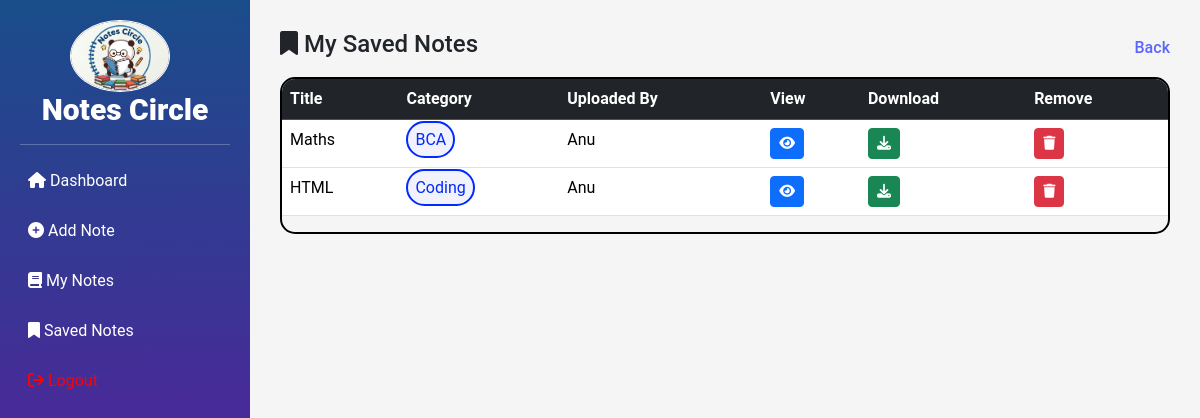
Page /notescircle/user/saved_notes.php (signed in) on the committed database.
### tables this page shows
CREATE TABLE `notes` (
  `note_id` int(11) NOT NULL,
  `user_id` int(11) NOT NULL,
  `title` varchar(255) NOT NULL,
  `content` text NOT NULL,
  `created_at` timestamp NOT NULL DEFAULT current_timestamp(),
  `updated_at` timestamp NOT NULL DEFAULT current_timestamp(),
  `file_name` varchar(255) DEFAULT NULL,
  `category` varchar(100) NOT NULL,
  `cover_image` varchar(255) DEFAULT NULL,
  `tags` varchar(255) DEFAULT NULL,
  `downloads` int(11) DEFAULT 0,
  `status` varchar(20) DEFAULT 'active'
);

CREATE TABLE `users` (
  `id` int(11) NOT NULL,
  `name` varchar(100) NOT NULL,
  `email` varchar(100) NOT NULL,
  `password` varchar(255) NOT NULL,
  `created_at` timestamp NOT NULL DEFAULT current_timestamp() ON UPDATE current_timestamp(),
  `profile_photo` varchar(255) DEFAULT NULL
);

### notescircle/user/saved_notes.php (the view, shortened to what this page needs)
<?php
include("../config/db.php");
$user_id = $_SESSION['user_id'];
$sql = "SELECT notes.*, users.name
        FROM save_notes
        JOIN notes ON save_notes.note_id = notes.note_id
        JOIN users ON notes.user_id = users.id
        WHERE save_notes.user_id = ?
        ORDER BY save_notes.saved_at DESC";
$stmt = $conn->prepare($sql);
$stmt->bind_param("i", $user_id);
$stmt->execute();
$result = $stmt->get_result();
?>
<!DOCTYPE html>
<html>
<head>
    <link rel="stylesheet" href="https://cdn.jsdelivr.net/npm/bootstrap@5.3.2/dist/css/bootstrap.min.css">
    <link rel="stylesheet" href="https://cdnjs.cloudflare.com/ajax/libs/font-awesome/6.5.1/css/all.min.css">
    <link rel="stylesheet" href="../css/user.css">
</head>
<body>
    <div class="dashboard-wrapper">
        <div class="sidebar" id="sidebar">
            <div class="logo-box">
                <img src="../uploads/logo.jpeg" class="logo">
                <h4 class="site-name">Notes Circle</h4>
            </div>
            <hr>
            <ul class="menu">
                <li><a href="dashboard.php"><i class="fa fa-home"></i> Dashboard</a></li>
                <li><a href="add_notes.php"><i class="fa-solid fa-circle-plus"></i> Add Note</a></li>
                <li><a href="my_notes.php"><i class="fa fa-book"></i> My Notes</a></li>
                <li><a href="saved_notes.php"><i class="fa fa-bookmark"></i> Saved Notes</a></li>
                <li><a href="logout.php" style="color:red;"><i class="fa fa-sign-out"></i> Logout</a></li>
            </ul>
        </div>
        <div class="main-content">
            <div class="section-header">
                <h4><i class="fa-solid fa-bookmark"></i> My Saved Notes</h4>
                <a href="dashboard.php" class="view-all">Back</a>
            </div>
            <div class="table-responsive">
                <table class="table table-hover">
                    <thead class="table-dark">
                        <tr>
                            <th>Title</th>
                            <th>Category</th>
                            <th>Uploaded By</th>
                            <th>View</th>
                            <th>Download</th>
                            <th>Remove</th>
                        </tr>
                    </thead>
                    <tbody>
                        <?php while ($row = $result->fetch_assoc()) { ?>
                            <tr>
                                <td><?php echo htmlspecialchars($row['title']); ?></td>
                                <td>
                                    <span class="category-file">
                                        <?php echo htmlspecialchars($row['category']); ?>
                                    </span>
                                </td>
                                <td><?php echo htmlspecialchars($row['name']); ?></td>
                                <td>
                                    <a href="../uploads/<?php echo htmlspecialchars($row['file_name']); ?>" target="_blank"
                                        class="btn btn-primary btn-sm">
                                        <i class="fa-solid fa-eye"></i>
                                    </a>
                                </td>
                                <td>
                                    <a href="download.php?id=<?php echo $row['note_id']; ?>" class="btn btn-success btn-sm">
                                        <i class="fa-solid fa-download"></i>
                                    </a>
                                </td>
                                <td>
                                    <a href="remove_saved.php?id=<?php echo $row['note_id']; ?>"
                                        onclick="return confirm('Remove this saved note?')" class="btn btn-danger btn-sm">
                                        <i class="fa-solid fa-trash"></i>
                                    </a>
                                </td>
                            </tr>
                        <?php } ?>
                    </tbody>
                </table>
            </div>
        </div>
    </div>
</body>
</html>

### notescircle/css/user.css (style rules this page uses)
body { background: whitesmoke; font-family: "Roboto", sans-serif; margin: 0; }
.dashboard-wrapper { display: flex; }
.sidebar { width: 250px; background: #194d8a; background: linear-gradient( 179deg, rgba(25, 77, 138, 1) 0%, rgba(116, 10, 166, 1) 100% ); color: white; min-height: 100vh; padding: 20px; }
.logo-box { text-align: center; margin-bottom: 15px; }
.logo { width: 100px; border-radius: 50%; border: 1px solid rgb(255, 255, 255); }
.site-name { font-size: 30px; font-weight: 800; color: white; }
.menu { list-style: none; padding: 0; }
.menu li { margin: 10px 0; }
.menu a { color: white; text-decoration: none; padding: 8px; display: block; border-radius: 6px; }
.main-content { flex: 1; padding: 30px; }
.table-responsive { border-radius: 15px; border: 2px solid black; }
.category-file { background-color: rgb(242, 242, 252); border: 2px solid rgb(0, 42, 255); border-radius: 25px; padding: 7px; color: rgb(0, 42, 255); }
.section-header { display: flex; justify-content: space-between; align-items: center; margin-bottom: 10px; }
.view-all { text-decoration: none; color: #5a67ff; font-weight: 500; }
.logo { width: 100px; margin-right: 10px; }

### rows in the picture
notes: title "Maths", category "BCA", user.name "Anu"
notes: title "HTML", category "Coding", user.name "Anu"
